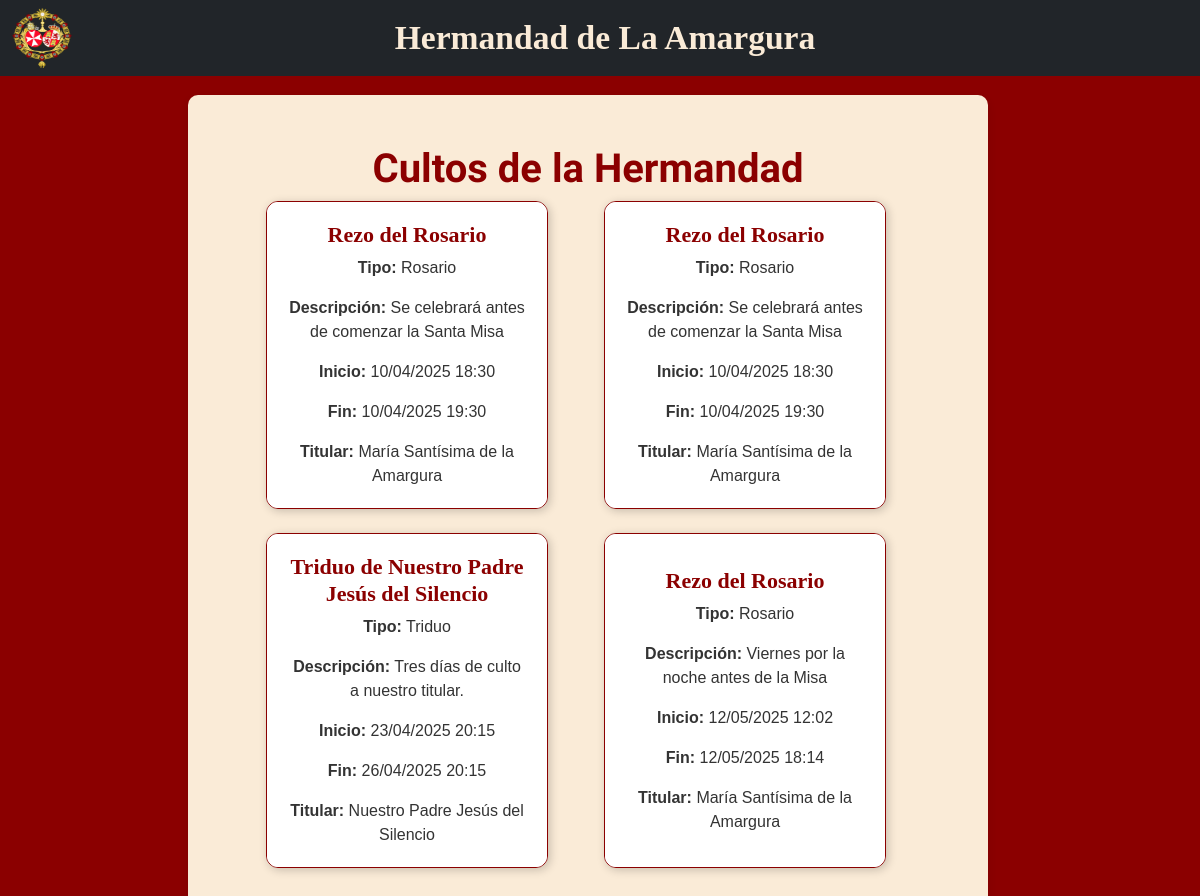
/cultos/, run on the app's committed database.
### hermandapp/models.py (models this page shows, shortened)
class Culto(models.Model):
    nombre = models.CharField(max_length=250)
    descripcion = models.TextField()
    fecha_inicio = models.DateTimeField()
    fecha_fin = models.DateTimeField()
    titular = models.ForeignKey(
        'Titular',  # modelo al que se relaciona
        on_delete=models.CASCADE,  # qué hacer si se borra el titular
        related_name='cultos'  # nombre para acceder desde el lado de Titular
    )
    tipo = models.CharField(
        max_length=30,
        choices=TipoCulto.choices,
        default=TipoCulto.FUNCION_PRINCIPAL
    )

class Titular(models.Model):
    nombre = models.CharField(max_length=250)
    descripcion = models.TextField()
    anyo = models.IntegerField()
    procesiona = models.BooleanField(default=True)
    imagen = models.CharField(max_length=1000)
    autor = models.CharField(max_length=250, default='')

### hermandapp/views.py (the view)
# urls.py: path('cultos/', cargar_cultos, name='cultos'),
def cargar_cultos(request):
    cultos = Culto.objects.all()
    return render(request, 'cultos.html', {'cultos': cultos})

### templates/cultos.html (shortened to what this page needs)
{% extends "base.html" %}
{% load static %}
{% block content %}
    <h1>Cultos de la Hermandad</h1>
    <div class="container">
        <div class="row">
            {% for culto in cultos %}
                <div class="col-md-6 mb-4">
                    <div class="card custom-card h-100">
                        <div class="card-body custom-body">
                            <h5 class="custom-header">{{ culto.nombre }}</h5>
                            <p class="card-text"><strong>Tipo:</strong> {{ culto.get_tipo_display }}</p>
                            <p class="card-text"><strong>Descripción:</strong> {{ culto.descripcion }}</p>
                            <p class="card-text"><strong>Inicio:</strong> {{ culto.fecha_inicio|date:"d/m/Y H:i" }}</p>
                            <p class="card-text"><strong>Fin:</strong> {{ culto.fecha_fin|date:"d/m/Y H:i" }}</p>
                            <p class="card-text"><strong>Titular:</strong> {{ culto.titular.nombre }}</p>
                        </div>
                    </div>
                </div>
                {% if forloop.counter|divisibleby:2 and not forloop.last %}
                    </div>
                    <div class="row">
                {% endif %}
            {% empty %}
                <p>No hay cultos registrados aún.</p>
            {% endfor %}
            </div>
    </div>
    <br>
{% endblock %}

### static/css/global.css (style rules this page uses)
h1 { font-family: 'Dancing Script', cursive; font-size: 2.5rem; font-weight: 700; text-align: center; color: darkred; }
h5 { font-family: 'Calibri Light', serif; font-size: 1.0rem; font-weight: 300; text-align: center; color: darkred; }
.custom-card { background: #f8f9fa; border: 1pt solid darkred; border-radius: 12px; box-shadow: 2px 2px 10px rgba(0, 0, 0, 0.2); overflow: hidden; width: 90%; margin: 0 auto; }
.custom-header { text-align: center; color: darkred; font-size: 22px; font-weight: bold; }
.custom-body { background: #fff; color: #333; padding: 20px; font-family: 'Cinzel', sans-serif; display: flex; flex-direction: column; align-items: center; justify-content: center; }
div .row { width: 100%; }

### data on the page
Culto: nombre "Rezo del Rosario", tipo "Rosario", descripcion "Se celebrará antes de comenzar la Santa Misa", fecha_inicio "10/04/2025 18:30", fecha_fin "10/04/2025 19:30", titular.nombre "María Santísima de la Amargura"
Culto: nombre "Rezo del Rosario", tipo "Rosario", descripcion "Se celebrará antes de comenzar la Santa Misa", fecha_inicio "10/04/2025 18:30", fecha_fin "10/04/2025 19:30", titular.nombre "María Santísima de la Amargura"
Culto: nombre "Triduo de Nuestro Padre Jesús del Silencio", tipo "Triduo", descripcion "Tres días de culto a nuestro titular.", fecha_inicio "23/04/2025 20:15", fecha_fin "26/04/2025 20:15", titular.nombre "Nuestro Padre Jesús del Silencio"
Culto: nombre "Rezo del Rosario", tipo "Rosario", descripcion "Viernes por la noche antes de la Misa", fecha_inicio "12/05/2025 12:02", fecha_fin "12/05/2025 18:14", titular.nombre "María Santísima de la Amargura"
